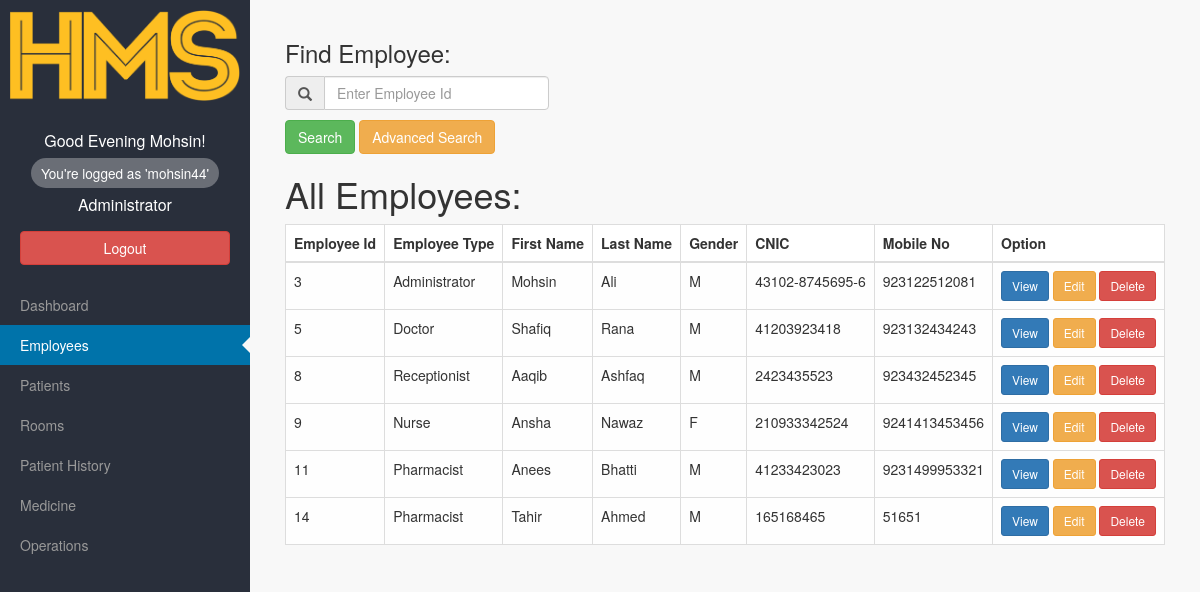
Page /employees.php?action=view_all (signed in) on the committed database.
### tables this page shows
CREATE TABLE `employee` (
  `employee_id` int(11) NOT NULL,
  `employee_type_id` int(11) NOT NULL,
  `dept_id` int(11) NOT NULL,
  `address_id` int(11) NOT NULL,
  `fname` varchar(32) NOT NULL,
  `lname` varchar(32) DEFAULT NULL,
  `dob` date NOT NULL,
  `sex` char(1) NOT NULL,
  `cnic` varchar(15) NOT NULL,
  `email` varchar(64) NOT NULL,
  `qualification` varchar(64) DEFAULT NULL,
  `salary` int(8) NOT NULL,
  `username` varchar(32) NOT NULL,
  `password` varchar(255) NOT NULL,
  `hiredate` date NOT NULL,
  `mobile1` varchar(20) NOT NULL,
  `mobile2` varchar(20) DEFAULT NULL
);

CREATE TABLE `employee_type` (
  `employee_type_id` int(11) NOT NULL,
  `typename` varchar(64) NOT NULL
);

### includes/class.db.php (called while the page is built, shortened)
<?php
class DB {
        private $sql;
        function __construct($host,$user,$pass,$name) {
                $this->sql = new mysqli($host, $user,$pass,$name);
        }
        public function query($Q, $IO = false){
                $sql=$this->sql;
                $results_array = array();
                $result = $sql->query($Q);
                if($IO){
                     return $result;
                }else{
                        if($result){
                                while ($row = $result->fetch_assoc()) {
                                $results_array[] = $row;
                                }
                                return $results_array;
                        }else{
                                return null;
                        }
                }
        }
}

### employees.php (the view, shortened to what this page needs)
?>        <?php require_once 'header.php'; ?>
        <?php require_once 'sidebar.php'; ?>
        <div id="page-content-wrapper">
            <div class="container-fluid">
                <div class="row">
                    <?php if(isset($_GET['action']) && $_GET['action'] == 'add') : ?>
                    <div class="col-md-12">
                        <h1>Add New Employee</h1>
                            <?php include 'forms/add_employee.php'; ?>
                    </div>
                       <?php elseif(isset($_GET['action']) && $_GET['action'] == 'view_all') : ?>
<div class="col-md-12">
    <h3>Find Employee:</h3>
    <form action="search.php" method="GET">
    <div class="searchBox input-group">
        <span class="input-group-addon"><i class="glyphicon glyphicon-search"></i></span>
         <input id="text" type="text" class="inputBox form-control" name="id" placeholder="Enter Employee Id" required="" />
    </div>
    <div style="margin-top:10px">
        <button type="submit"  class="btn btn-success">Search</button>
        <a href="search.php?for=employee" class="btn btn-warning">Advanced Search</a>
    </div>
    </form>
</div>
                    <div class="col-md-12">
                             <?php
                                  $q="select e.employee_id,et.typename,e.fname,e.lname,e.sex,e.cnic,e.mobile1 from employee e,employee_type et where e.employee_type_id=et.employee_type_id";
                                  $arr=$db->query($q);
                                  $no=count($arr);
                                  if($no==0) : ?>
                                  <h3>No Employee Found</h1>
                                <?php else: ?>
                                  <h1>All Employees:</h1>
                                  <table class="table table-bordered">
                                   <thead>
                                  <tr>
                                    <th>Employee Id</th>
                                    <th>Employee Type</th>
                                    <th>First Name</th>
                                    <th>Last Name</th>
                                    <th>Gender</th>
                                    <th>CNIC</th>
                                    <th>Mobile No</th>
                                    <th>Option</th>
                                  </tr>
                                </thead>
                                <tbody>
                                <?php
                                $i=0;
                                while($i<$no)
                                {
                                  echo "<tr>
                                        <td>{$arr[$i]['employee_id']}</td>
                                        <td>{$arr[$i]['typename']}</td>
                                        <td>{$arr[$i]['fname']}</td>
                                        <td>{$arr[$i]['lname']}</td>
                                        <td>{$arr[$i]['sex']}</td>
                                        <td>{$arr[$i]['cnic']}</td>
                                        <td>{$arr[$i]['mobile1']}</td>
                                        <td>
                                        <a href=\"employees.php?action=single_view&id={$arr[$i]['employee_id']}\" class=\"btn btn-primary btn-sm\">View</a>
                                        <a href=\"employees.php?action=single_edit&id={$arr[$i]['employee_id']}\" class=\"btn btn-warning btn-sm\">Edit</a>
                                        <a href=\"employees.php?action=single_delete&id={$arr[$i]['employee_id']}\" class=\"btn btn-danger btn-sm\">Delete</a>
                                        </td>
                                        </tr>";
                                  $i++;
                                }
                                ?>
                                </tbody>
                                </table>
                              </div>
                            <?php endif; ?>
                    </div>
                    <?php endif; ?>
                </div>
            </div>
        <?php require_once 'footer.php'; ?>

### header.php (shortened to what this page needs)
<!DOCTYPE html>
<html lang="en">
<head>
    <link href="css/bootstrap.min.css" rel="stylesheet">
    <link href="css/bootstrap-datetimepicker.css" rel="stylesheet">
    <link href="css/main.css" rel="stylesheet">
    <link href="css/simple-sidebar.css" rel="stylesheet">
</head>
<body>
    <div id="wrapper" class="toggled">

### sidebar.php (shortened to what this page needs)
<?php
$Hour = date('G');
if ( $Hour >= 5 && $Hour <= 11 ) {
    $greeting = "Good Morning";
} else if ( $Hour >= 12 && $Hour <= 18 ) {
    $greeting = "Good Afternoon";
} else if ( $Hour >= 19 || $Hour <= 4 ) {
    $greeting = "Good Evening";
}
$user = $_SESSION['user'];
?>
        <div id="sidebar-wrapper">
            <ul class="sidebar-nav">
                <li class="sidebar-brand">
                    <a href="#">
                        <div class="logo"></div>
                    </a>
                    <div id="logged-in-info">
                        <span><?php echo $greeting . ' ' . $user['fname']; ?>! <br> <small>You're logged as '<?php echo $user['username']; ?>'</small><br><?php echo $user['typename']; ?></span> <a class="btn btn-danger" href="do_logout.php" role="button">Logout</a>
                    </div>
                </li>
                <?php
                    echo '<li><a href="dashboard.php">Dashboard</a></li>';
                    if(in_array($user['typename'],['Administrator']))
                        echo '<li><a href="employees.php">Employees</a></li>';
                    if(in_array($user['typename'],['Administrator','Doctor','Receptionist']))
                        echo '<li><a href="patients.php">Patients</a></li>';
                    if(in_array($user['typename'],['Administrator','Receptionist']))
                        echo '<li><a href="rooms.php">Rooms</a></li>';
                    if(in_array($user['typename'],['Administrator','Doctor','Receptionist']))
                        echo '<li><a href="patient-history.php">Patient History</a></li>';
                    if(in_array($user['typename'],['Administrator','Pharmacist']))
                        echo '<li><a href="medicines.php">Medicine</a></li>';
                    if(in_array($user['typename'],['Administrator']))
                        echo '<li><a href="operations.php">Operations</a></li>';
                ?>
            </ul>
        </div>

### footer.php (shortened to what this page needs)
    </div>
</body>
</html>

### css/main.css (style rules this page uses)
body { background-color: #f8f8f8; }
.logo { background-image: url(../img/hsmlogo.png); width: 100%; min-height: 100px; background-size: contain; background-repeat: no-repeat; padding-top: 95px; padding-bottom: 10px; font-size: 13px; text-transform: uppercase; text-align: center; }
#logged-in-info { color:#FFF; text-indent: 0; line-height: 2; text-align: center; padding: 10px; }
#logged-in-info small { background: #ffffff4d; padding: 5px 10px; border-radius: 32px; }
#logged-in-info span { display:block; padding-bottom: 10px; font-size: 16px; }
#logged-in-info a { color:inherit; }
.searchBox { max-width:30%; }
.table { background: #fefefe; }
.table thead { background: #FFF; }
.table tbody tr { transition: background-color 0.5s ease; }

### css/simple-sidebar.css (style rules this page uses)
body { overflow-x: hidden; }
#wrapper { padding-left: 0; -webkit-transition: all 0.5s ease; -moz-transition: all 0.5s ease; -o-transition: all 0.5s ease; transition: all 0.5s ease; }
#wrapper.toggled { padding-left: 250px; }
#sidebar-wrapper { z-index: 1000; position: fixed; left: 250px; width: 0; height: 100%; margin-left: -250px; overflow-y: auto; background: #292f3b; -webkit-transition: all 0.5s ease; -moz-transition: all 0.5s ease; -o-transition: all 0.5s ease; transition: all 0.5s ease; }
#wrapper.toggled #sidebar-wrapper { width: 250px; }
#page-content-wrapper { width: 100%; position: absolute; padding: 15px; }
#wrapper.toggled #page-content-wrapper { position: absolute; margin-right: -250px; }
.sidebar-nav { position: absolute; top: 0; width: 250px; margin: 0; padding: 0; list-style: none; }
.sidebar-nav li { text-indent: 20px; line-height: 40px; }
.sidebar-nav li a { display: block; text-decoration: none; color: #999999; }
.sidebar-nav li .current, .sidebar-nav li .current:hover { background: #0073aa; color: #fff; }
.sidebar-nav li .current:after { right: 0; border: 8px solid transparent; content: " "; height: 0; width: 0; position: absolute; pointer-events: none; border-right-color: #f8f8f8; margin-top: 12px; }
.sidebar-nav > .sidebar-brand { font-size: 18px; line-height: 60px; box-sizing: border-box; padding: 10px; }
.sidebar-nav > .sidebar-brand a { color: #999999; }
@media (min-width:768px) { #wrapper { padding-left: 0; } }
@media (min-width:768px) { #wrapper.toggled { padding-left: 250px; } }
@media (min-width:768px) { #sidebar-wrapper { width: 0; } }
@media (min-width:768px) { #wrapper.toggled #sidebar-wrapper { width: 250px; } }
@media (min-width:768px) { #page-content-wrapper { padding: 20px; position: relative; } }
@media (min-width:768px) { #wrapper.toggled #page-content-wrapper { position: relative; margin-right: 0; } }

### rows in the picture
employee: employee_id "3", employee_type.typename "Administrator", fname "Mohsin", lname "Ali", sex "M", cnic "43102-8745695-6", mobile1 "923122512081"
employee: employee_id "5", employee_type.typename "Doctor", fname "Shafiq", lname "Rana", sex "M", cnic "41203923418", mobile1 "923132434243"
employee: employee_id "8", employee_type.typename "Receptionist", fname "Aaqib", lname "Ashfaq", sex "M", cnic "2423435523", mobile1 "923432452345"
employee: employee_id "9", employee_type.typename "Nurse", fname "Ansha", lname "Nawaz", sex "F", cnic "210933342524", mobile1 "9241413453456"
employee: employee_id "11", employee_type.typename "Pharmacist", fname "Anees", lname "Bhatti", sex "M", cnic "41233423023", mobile1 "9231499953321"
employee: employee_id "14", employee_type.typename "Pharmacist", fname "Tahir", lname "Ahmed", sex "M", cnic "165168465", mobile1 "51651"

### other values in the picture
$greeting "Good Evening"
$user['fname'] "Mohsin"
$user['username'] "mohsin44"
$user['typename'] "Administrator"
